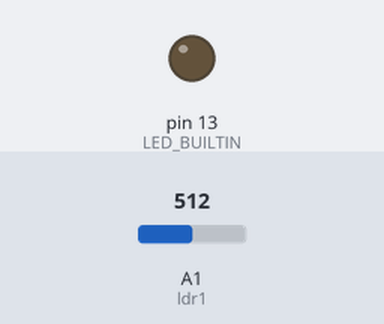
The sketch below on a simulated Arduino Uno, built with avr-gcc and run on an emulated ATmega328P. Parts: output pins drawn as LEDs (lit = HIGH). The inputs (shaded band) are chosen by the test bench; at power-on: A1 (ldr1) = 512.

Above: at 1.2 s.
1.3 s: A1 (ldr1) set to 528
At 2.3 s:
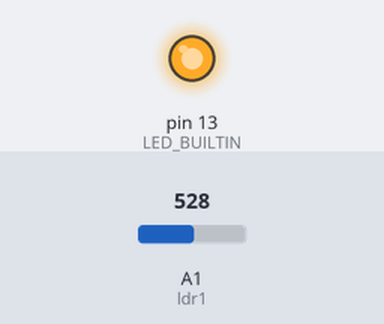
2.8 s: A1 (ldr1) set to 511
At 3.8 s:
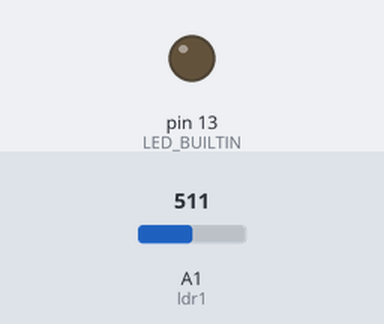
4.3 s: A1 (ldr1) set to 716
At 4.8 s:
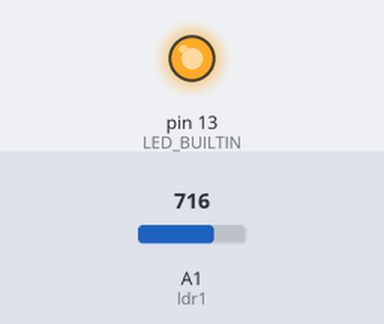
Timing chart, 0 to 7.3 s (numbered marks = the images above; inputs shaded):
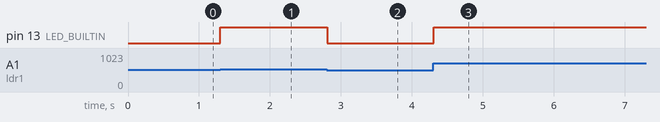

The sketch:

4_ir_sensors.ino
```cpp
int ldr1 = A1;

void setup() {
  pinMode(LED_BUILTIN, OUTPUT);
  pinMode(ldr1, INPUT);
}

void loop() {
  int raw_value = 0;
  raw_value = analogRead(ldr1);
  int scaled_value = map(raw_value, 0, 1023, 0, 255);
  analogWrite(LED_BUILTIN, scaled_value);
  Serial.print(raw_value);
  delay(10);
}
```

Measured:
- the behaviour switches between 513 and 514 on A1 (ldr1) (found by bisection; images 0 and 1)
- after the input at 1.3 s, pin 13 (LED_BUILTIN): LOW → HIGH at once
- after the input at 2.8 s, pin 13 (LED_BUILTIN): HIGH → LOW at once
- after the input at 4.3 s, pin 13 (LED_BUILTIN): LOW → HIGH at once
